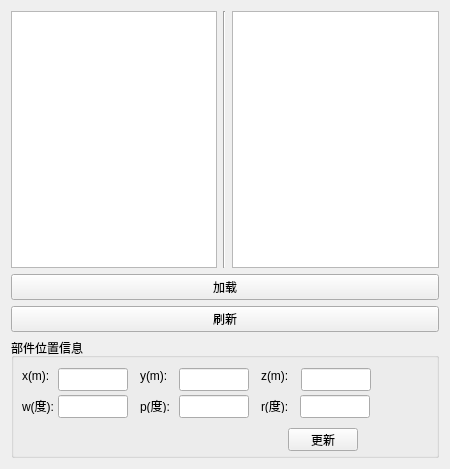
<?xml version="1.0" encoding="UTF-8"?>
<ui version="4.0">
 <class>PartSelection</class>
 <widget class="QWidget" name="PartSelection">
  <property name="geometry">
   <rect>
    <x>0</x>
    <y>0</y>
    <width>450</width>
    <height>469</height>
   </rect>
  </property>
  <property name="windowTitle">
   <string>Form</string>
  </property>
  <layout class="QVBoxLayout" name="verticalLayout_9">
   <item>
    <layout class="QHBoxLayout" name="horizontalLayout">
     <item>
      <widget class="QListWidget" name="list_widget_parts"/>
     </item>
     <item>
      <widget class="Line" name="line">
       <property name="orientation">
        <enum>Qt::Vertical</enum>
       </property>
      </widget>
     </item>
     <item>
      <widget class="QListWidget" name="list_widget_part_paths"/>
     </item>
    </layout>
   </item>
   <item>
    <widget class="QPushButton" name="push_button_load_selected_part">
     <property name="text">
      <string>加载</string>
     </property>
    </widget>
   </item>
   <item>
    <widget class="QPushButton" name="push_button_refresh_parts_list">
     <property name="text">
      <string>刷新</string>
     </property>
    </widget>
   </item>
   <item>
    <widget class="QGroupBox" name="groupBox">
     <property name="minimumSize">
      <size>
       <width>0</width>
       <height>120</height>
      </size>
     </property>
     <property name="title">
      <string>部件位置信息</string>
     </property>
     <widget class="QLabel" name="label">
      <property name="geometry">
       <rect>
        <x>11</x>
        <y>30</y>
        <width>40</width>
        <height>16</height>
       </rect>
      </property>
      <property name="text">
       <string>x(m):</string>
      </property>
     </widget>
     <widget class="QLabel" name="label_2">
      <property name="geometry">
       <rect>
        <x>129</x>
        <y>30</y>
        <width>40</width>
        <height>15</height>
       </rect>
      </property>
      <property name="text">
       <string>y(m):</string>
      </property>
     </widget>
     <widget class="QLabel" name="label_3">
      <property name="geometry">
       <rect>
        <x>250</x>
        <y>30</y>
        <width>39</width>
        <height>15</height>
       </rect>
      </property>
      <property name="text">
       <string>z(m):</string>
      </property>
     </widget>
     <widget class="QLabel" name="label_4">
      <property name="geometry">
       <rect>
        <x>250</x>
        <y>60</y>
        <width>39</width>
        <height>15</height>
       </rect>
      </property>
      <property name="text">
       <string>r(度):</string>
      </property>
     </widget>
     <widget class="QLabel" name="label_5">
      <property name="geometry">
       <rect>
        <x>11</x>
        <y>60</y>
        <width>40</width>
        <height>16</height>
       </rect>
      </property>
      <property name="text">
       <string>w(度):</string>
      </property>
     </widget>
     <widget class="QLabel" name="label_6">
      <property name="geometry">
       <rect>
        <x>129</x>
        <y>60</y>
        <width>29</width>
        <height>15</height>
       </rect>
      </property>
      <property name="text">
       <string>p(度):</string>
      </property>
     </widget>
     <widget class="QPushButton" name="partupdatebutton">
      <property name="geometry">
       <rect>
        <x>277</x>
        <y>90</y>
        <width>70</width>
        <height>23</height>
       </rect>
      </property>
      <property name="text">
       <string>更新</string>
      </property>
     </widget>
     <widget class="QLineEdit" name="l_x">
      <property name="geometry">
       <rect>
        <x>47</x>
        <y>30</y>
        <width>70</width>
        <height>23</height>
       </rect>
      </property>
     </widget>
     <widget class="QLineEdit" name="l_y">
      <property name="geometry">
       <rect>
        <x>168</x>
        <y>30</y>
        <width>70</width>
        <height>23</height>
       </rect>
      </property>
     </widget>
     <widget class="QLineEdit" name="l_z">
      <property name="geometry">
       <rect>
        <x>290</x>
        <y>30</y>
        <width>70</width>
        <height>23</height>
       </rect>
      </property>
     </widget>
     <widget class="QLineEdit" name="l_p">
      <property name="geometry">
       <rect>
        <x>168</x>
        <y>57</y>
        <width>70</width>
        <height>23</height>
       </rect>
      </property>
     </widget>
     <widget class="QLineEdit" name="l_w">
      <property name="geometry">
       <rect>
        <x>47</x>
        <y>57</y>
        <width>70</width>
        <height>23</height>
       </rect>
      </property>
     </widget>
     <widget class="QLineEdit" name="l_r">
      <property name="geometry">
       <rect>
        <x>289</x>
        <y>57</y>
        <width>70</width>
        <height>23</height>
       </rect>
      </property>
     </widget>
    </widget>
   </item>
  </layout>
 </widget>
 <resources/>
 <connections/>
</ui>
